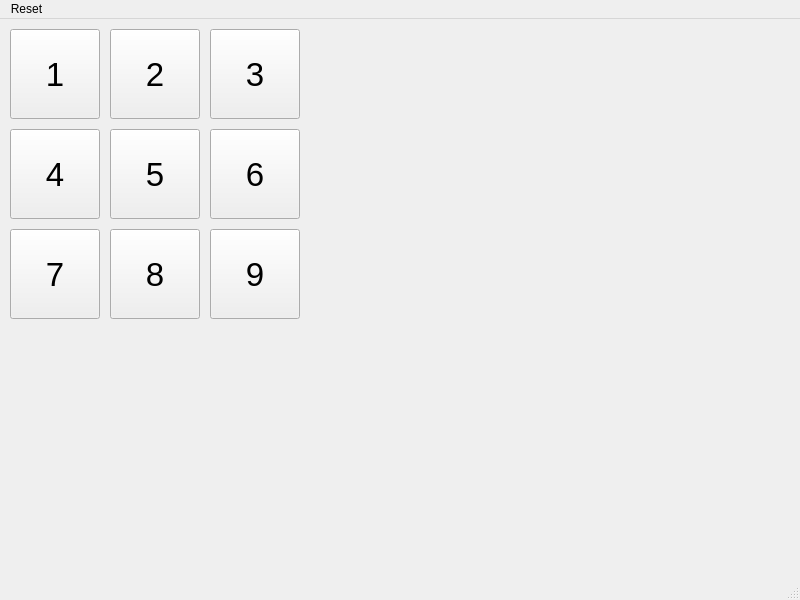
<?xml version="1.0" encoding="UTF-8"?>
<ui version="4.0">
 <class>main</class>
 <widget class="QMainWindow" name="main">
  <property name="geometry">
   <rect>
    <x>0</x>
    <y>0</y>
    <width>800</width>
    <height>600</height>
   </rect>
  </property>
  <property name="windowTitle">
   <string>TATETI</string>
  </property>
  <widget class="QWidget" name="centralwidget">
   <property name="maximumSize">
    <size>
     <width>300</width>
     <height>300</height>
    </size>
   </property>
   <property name="font">
    <font>
     <pointsize>12</pointsize>
    </font>
   </property>
   <widget class="QPushButton" name="b1">
    <property name="geometry">
     <rect>
      <x>10</x>
      <y>10</y>
      <width>90</width>
      <height>90</height>
     </rect>
    </property>
    <property name="sizePolicy">
     <sizepolicy hsizetype="Fixed" vsizetype="Fixed">
      <horstretch>0</horstretch>
      <verstretch>0</verstretch>
     </sizepolicy>
    </property>
    <property name="font">
     <font>
      <pointsize>25</pointsize>
     </font>
    </property>
    <property name="text">
     <string>1</string>
    </property>
   </widget>
   <widget class="QPushButton" name="b2">
    <property name="geometry">
     <rect>
      <x>110</x>
      <y>10</y>
      <width>90</width>
      <height>90</height>
     </rect>
    </property>
    <property name="sizePolicy">
     <sizepolicy hsizetype="Fixed" vsizetype="Fixed">
      <horstretch>0</horstretch>
      <verstretch>0</verstretch>
     </sizepolicy>
    </property>
    <property name="font">
     <font>
      <pointsize>25</pointsize>
     </font>
    </property>
    <property name="text">
     <string>2</string>
    </property>
   </widget>
   <widget class="QPushButton" name="b3">
    <property name="geometry">
     <rect>
      <x>210</x>
      <y>10</y>
      <width>90</width>
      <height>90</height>
     </rect>
    </property>
    <property name="sizePolicy">
     <sizepolicy hsizetype="Fixed" vsizetype="Fixed">
      <horstretch>0</horstretch>
      <verstretch>0</verstretch>
     </sizepolicy>
    </property>
    <property name="font">
     <font>
      <pointsize>25</pointsize>
     </font>
    </property>
    <property name="text">
     <string>3</string>
    </property>
   </widget>
   <widget class="QPushButton" name="b6">
    <property name="geometry">
     <rect>
      <x>210</x>
      <y>110</y>
      <width>90</width>
      <height>90</height>
     </rect>
    </property>
    <property name="sizePolicy">
     <sizepolicy hsizetype="Fixed" vsizetype="Fixed">
      <horstretch>0</horstretch>
      <verstretch>0</verstretch>
     </sizepolicy>
    </property>
    <property name="font">
     <font>
      <pointsize>25</pointsize>
     </font>
    </property>
    <property name="text">
     <string>6</string>
    </property>
    <property name="autoDefault">
     <bool>false</bool>
    </property>
    <property name="default">
     <bool>false</bool>
    </property>
    <property name="flat">
     <bool>false</bool>
    </property>
   </widget>
   <widget class="QPushButton" name="b5">
    <property name="geometry">
     <rect>
      <x>110</x>
      <y>110</y>
      <width>90</width>
      <height>90</height>
     </rect>
    </property>
    <property name="sizePolicy">
     <sizepolicy hsizetype="Fixed" vsizetype="Fixed">
      <horstretch>0</horstretch>
      <verstretch>0</verstretch>
     </sizepolicy>
    </property>
    <property name="font">
     <font>
      <pointsize>25</pointsize>
     </font>
    </property>
    <property name="text">
     <string>5</string>
    </property>
   </widget>
   <widget class="QPushButton" name="b4">
    <property name="geometry">
     <rect>
      <x>10</x>
      <y>110</y>
      <width>90</width>
      <height>90</height>
     </rect>
    </property>
    <property name="sizePolicy">
     <sizepolicy hsizetype="Fixed" vsizetype="Fixed">
      <horstretch>0</horstretch>
      <verstretch>0</verstretch>
     </sizepolicy>
    </property>
    <property name="font">
     <font>
      <pointsize>25</pointsize>
     </font>
    </property>
    <property name="text">
     <string>4</string>
    </property>
   </widget>
   <widget class="QPushButton" name="b9">
    <property name="geometry">
     <rect>
      <x>210</x>
      <y>210</y>
      <width>90</width>
      <height>90</height>
     </rect>
    </property>
    <property name="sizePolicy">
     <sizepolicy hsizetype="Fixed" vsizetype="Fixed">
      <horstretch>0</horstretch>
      <verstretch>0</verstretch>
     </sizepolicy>
    </property>
    <property name="font">
     <font>
      <pointsize>25</pointsize>
     </font>
    </property>
    <property name="text">
     <string>9</string>
    </property>
   </widget>
   <widget class="QPushButton" name="b8">
    <property name="geometry">
     <rect>
      <x>110</x>
      <y>210</y>
      <width>90</width>
      <height>90</height>
     </rect>
    </property>
    <property name="sizePolicy">
     <sizepolicy hsizetype="Fixed" vsizetype="Fixed">
      <horstretch>0</horstretch>
      <verstretch>0</verstretch>
     </sizepolicy>
    </property>
    <property name="font">
     <font>
      <pointsize>25</pointsize>
     </font>
    </property>
    <property name="text">
     <string>8</string>
    </property>
   </widget>
   <widget class="QPushButton" name="b7">
    <property name="geometry">
     <rect>
      <x>10</x>
      <y>210</y>
      <width>90</width>
      <height>90</height>
     </rect>
    </property>
    <property name="sizePolicy">
     <sizepolicy hsizetype="Fixed" vsizetype="Fixed">
      <horstretch>0</horstretch>
      <verstretch>0</verstretch>
     </sizepolicy>
    </property>
    <property name="font">
     <font>
      <pointsize>25</pointsize>
     </font>
    </property>
    <property name="text">
     <string>7</string>
    </property>
   </widget>
  </widget>
  <widget class="QMenuBar" name="menubar">
   <property name="geometry">
    <rect>
     <x>0</x>
     <y>0</y>
     <width>800</width>
     <height>22</height>
    </rect>
   </property>
   <widget class="QMenu" name="menuReset">
    <property name="enabled">
     <bool>true</bool>
    </property>
    <property name="title">
     <string>Reset</string>
    </property>
   </widget>
   <addaction name="menuReset"/>
  </widget>
  <widget class="QStatusBar" name="statusbar"/>
 </widget>
 <resources/>
 <connections/>
</ui>
